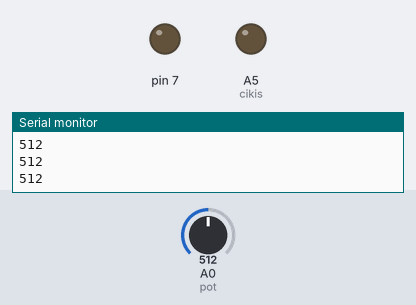
Bench run of a sketch on a simulated Arduino Uno, built with avr-gcc and run on an emulated ATmega328P. Shown: output pins drawn as LEDs (lit = HIGH), the last lines printed to the serial monitor. The inputs (shaded band) are chosen by the test bench; at power-on: A0 (pot) = 512.

Above: at 1.2 s.
1.3 s: A0 (pot) set to 531
At 2.1 s:
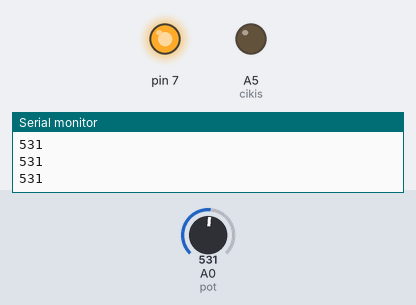
2.8 s: A0 (pot) set to 511
At 3.4 s:
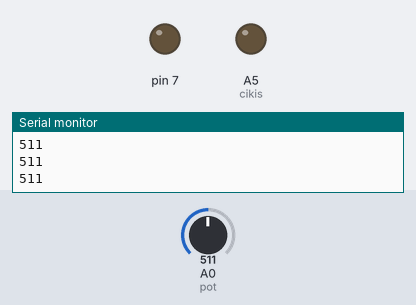
4.3 s: A0 (pot) set to 716
At 5.6 s:
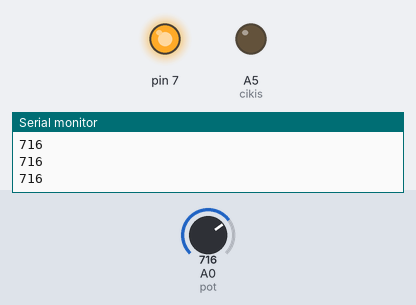
Timing chart, 0 to 7.3 s (numbered marks = the images above; inputs shaded):
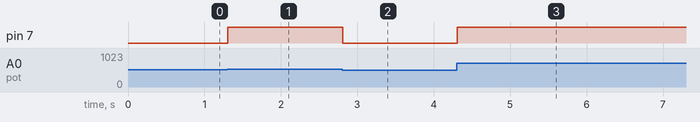

The sketch:

pot.ino.ino
```cpp
int pot=A0;
int oku,son;
int cikis=A5;

void setup(){
  pinMode(pot,INPUT);
  pinMode(cikis,OUTPUT);
  Serial.begin(9600);
}

 void loop(){
  oku=analogRead(pot);
  Serial.println(oku);
  son=map(oku,0,1023,0,255);
  analogWrite(7,son);
}
```

Measured:
- the behaviour switches between 513 and 514 on A0 (pot) (found by bisection; images 0 and 1)
- after the input at 1.3 s, pin 7: LOW → HIGH at once
- after the input at 2.8 s, pin 7: HIGH → LOW at once
- after the input at 4.3 s, pin 7: LOW → HIGH at once
